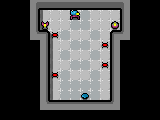

A 2D game scene composited from a Tiled map and its tileset images. What follows is a short description and the map's XML, with each tile layer's data collapsed to a summary:
An orthogonal 16x12 tile map with 10x10 px tiles, 3 tile layers (background, walls, entities).

<map version="1.0" orientation="orthogonal" renderorder="right-down" width="16" height="12" tilewidth="10" tileheight="10" nextobjectid="3">
 <tileset firstgid="1" name="7dlibgdxTileSet" tilewidth="10" tileheight="10" tilecount="625" columns="25">
  <image source="spritesheet.png" width="256" height="256" />
  <tile id="0">
   <properties>
    <property name="player" type="bool" value="true" />
   </properties>
  </tile>
  <tile id="55">
   <properties>
    <property name="teleport" type="bool" value="true" />
   </properties>
  </tile>
  <tile id="100">
   <properties>
    <property name="collectable" type="bool" value="true" />
   </properties>
  </tile>
  <tile id="105">
   <properties>
    <property name="door" type="bool" value="true" />
   </properties>
  </tile>
  <tile id="125">
   <properties>
    <property name="repairStation" type="bool" value="true" />
   </properties>
  </tile>
  <tile id="130">
   <properties>
    <property name="key" type="bool" value="true" />
   </properties>
  </tile>
  <tile id="150">
   <properties>
    <property name="trap" type="bool" value="true" />
   </properties>
  </tile>
  <tile id="155">
   <properties>
    <property name="horizontal" type="bool" value="true" />
    <property name="movingTrap" type="bool" value="true" />
   </properties>
  </tile>
  <tile id="176">
   <properties>
    <property name="block" type="bool" value="true" />
   </properties>
  </tile>
  <tile id="177">
   <properties>
    <property name="block" type="bool" value="true" />
   </properties>
  </tile>
  <tile id="178">
   <properties>
    <property name="block" type="bool" value="true" />
   </properties>
  </tile>
  <tile id="179">
   <properties>
    <property name="block" type="bool" value="true" />
   </properties>
  </tile>
  <tile id="180">
   <properties>
    <property name="block" type="bool" value="true" />
   </properties>
  </tile>
  <tile id="181">
   <properties>
    <property name="block" type="bool" value="true" />
   </properties>
  </tile>
  <tile id="182">
   <properties>
    <property name="block" type="bool" value="true" />
   </properties>
  </tile>
  <tile id="183">
   <properties>
    <property name="block" type="bool" value="true" />
   </properties>
  </tile>
  <tile id="184">
   <properties>
    <property name="block" type="bool" value="true" />
   </properties>
  </tile>
 </tileset>
 <layer name="background" width="16" height="12">
  <data>[192 cells, 60 non-empty, 4 distinct tile ids]</data>
 </layer>
 <layer name="walls" width="16" height="12">
  <data>[192 cells, 38 non-empty, 10 distinct tile ids]</data>
 </layer>
 <layer name="entities" width="16" height="12">
  <data>[192 cells, 8 non-empty, 5 distinct tile ids]</data>
 </layer>
</map>
